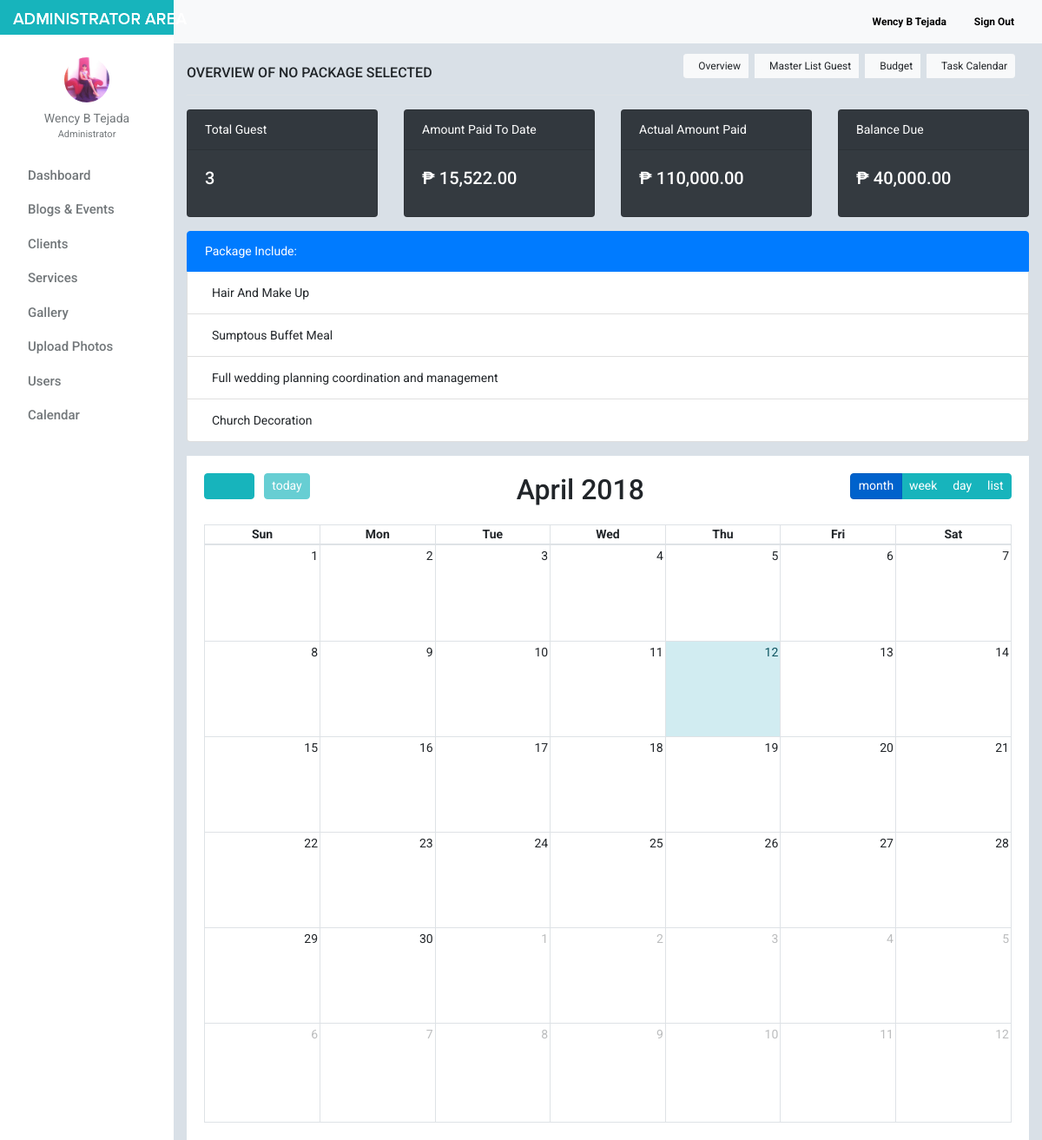
Before: /admin/client_manage_account_details.php?booking_id=1&user_id=1 (signed in) with the older database file.
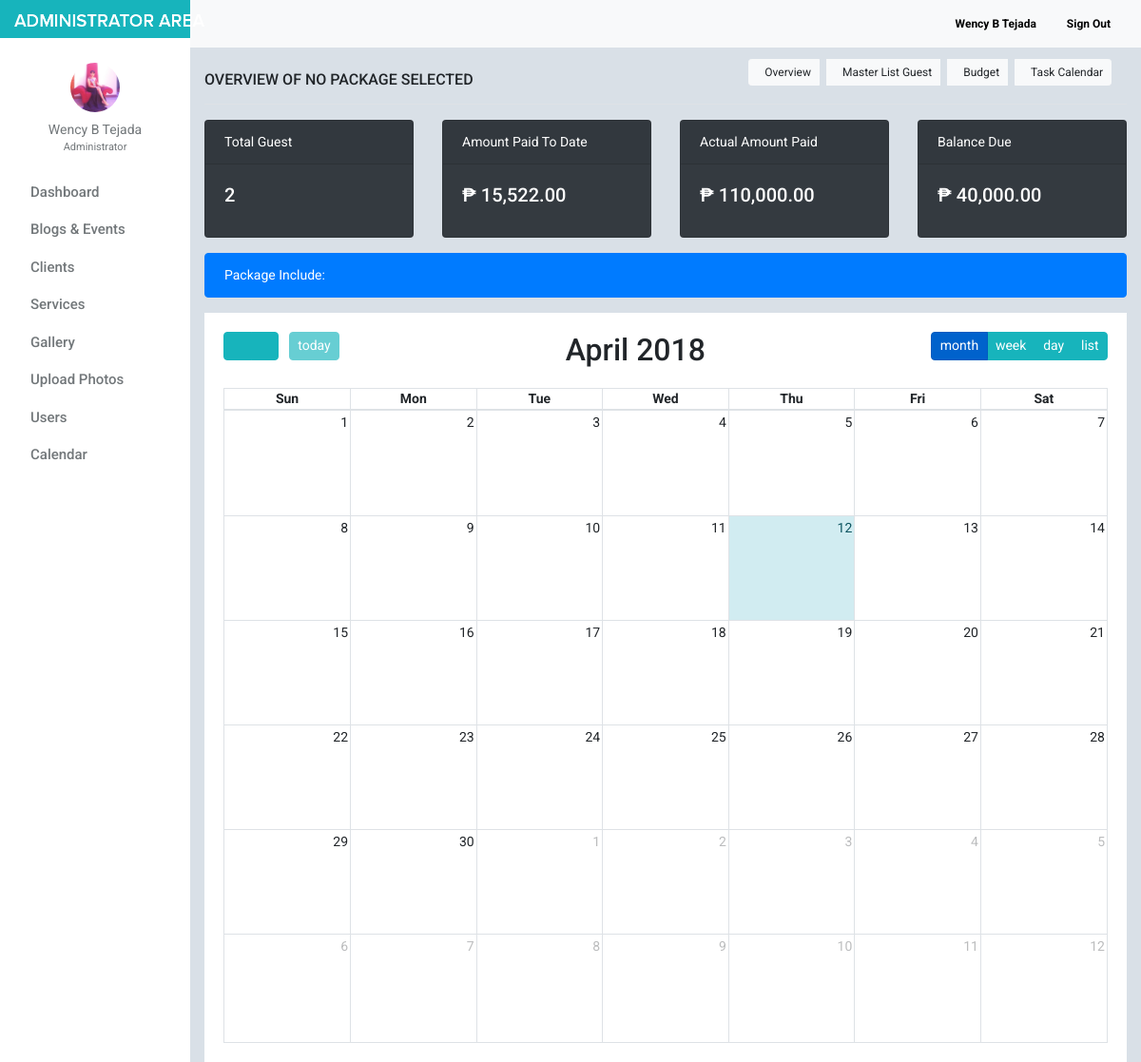
After: the same page with the newer database file.
### tables this page shows
CREATE TABLE `tbl_features` (
  `feature_id` int(11) NOT NULL,
  `category_id` int(11) NOT NULL,
  `title` varchar(100) NOT NULL,
  `description` text NOT NULL
);

### admin/include/database.php (called while the page is built, shortened)
<?php
class Database
{
    public $connection;
    public function open_connection()
    {
        $this->connection = mysqli_connect(DB_HOST, DB_USER, DB_PASS, DB_NAME);
    }
    public function query($sql)
    {
        $result = mysqli_query($this->connection, $sql);
        return $result;
    }
}
$db = new Database();
?>

### admin/include/db_object.php (called while the page is built, shortened)
<?php
class DB_Object
{
    public static function find_by_id($id) {
        $the_result_array = static::find_by_query("SELECT * FROM " . static::$db_table . " WHERE id = $id ORDER BY id DESC  LIMIT 1 ");
        return !empty($the_result_array) ? array_shift($the_result_array) : false;
    }
    public static function find_by_feature_all_a($id) {
        return static::find_by_query("SELECT * FROM " . static::$db_table . " WHERE category_id = $id ORDER BY category_id DESC");
    }
    public static function find_by_booking_id($id) {
        $the_result_array = static::find_by_query("SELECT * FROM " . static::$db_table . " WHERE booking_id = $id ORDER BY booking_id DESC  LIMIT 1 ");
        return !empty($the_result_array) ? array_shift($the_result_array) : false;
    }
    public static function find_by_query($sql) {
        global $db;
        $result_set = $db->query($sql);
        $the_object_array = array();
        while($row = mysqli_fetch_array($result_set)) {
            $the_object_array[] = static::instantiation($row);
        }
        return $the_object_array;
    }
    public static function instantiation($the_record){
        $the_object = new $calling_class;
        foreach($the_record as $the_attribute => $value)
        {
            if($the_object->has_the_attribute($the_attribute)) {
                $the_object->$the_attribute = $value;
            }
        }
        return $the_object;
    }
    private function has_the_attribute($the_attribute) {
        $object_properties = get_object_vars($this);
        return array_key_exists($the_attribute, $object_properties);
    }
}
?>

### admin/include/Guest.php (called while the page is built, shortened)
<?php
class Guest extends DB_Object
{
    protected static $db_table = "tblguest";
    public static function count_guest($id) {
        global $db;
        $sql = "SELECT count(booking_id) FROM " .static::$db_table." WHERE booking_id = $id";
        $result_count = $db->query($sql);
        $row = mysqli_fetch_array($result_count);
        return array_shift($row);
    }
}
?>

### admin/client_manage_account_details.php (the view, shortened to what the changed rows need)
<?php
     $booking_id = $_GET['booking_id'];
     $booking =  Booking::find_by_booking_id($booking_id);
     $guest_count =  Guest::count_guest($booking_id);
     $category_details = Category::find_by_id($booking->wedding_type);
     $features_details = Features::find_by_feature_all_a($category_details->id);
?>
<!doctype html>
<html lang="en">
<head>
    <link href='calendar/all.css' rel='stylesheet'>
    <link href='calendar/fullcalendar.min.css' rel='stylesheet' />
    <link href='calendar/fullcalendar.print.min.css' rel='stylesheet' media='print' />
    <link href="css/bootstrap.min.css" rel="stylesheet">
    <link href="css/dashboard.css" rel="stylesheet">
    <link rel="stylesheet" type="text/css"
          href="https://cdn.materialdesignicons.com/2.1.19/css/materialdesignicons.min.css">
    <link rel="stylesheet" href="css/font-awesome.min.css">
</head>
<body>
<?php include_once 'include/sidebar.php'; ?>
<div class="row">
    <div class="col-md-12">
        <div class="row">
            <div class="col-md-3">
                <div class="card text-white bg-dark mb-3" style="max-width: 18rem;">
                    <div class="card-body">
                        <h5 class="card-title"><span class="count"><?= $guest_count; ?></span></h5>
                    </div>
                </div>
            </div>
        </div>
    </div>
</div>
<div class="row">
    <div class="col-md-12 mb-3">
        <ul class="list-group">
            <li class="list-group-item active">Package Include:</li>
            <?php foreach ($features_details as $feature_item) : ?>
                <li class="list-group-item"><i class="mdi mdi-checkbox-marked mr-2" style="font-size: 16px;"></i><?= $feature_item->title; ?></li>
            <?php endforeach; ?>
        </ul>
    </div>
</div>
</main>
</div>
</div>
</body>
</html>

Changed rows visible on the page:
removed tbl_features: title "Hair And Make Up"
removed tbl_features: title "Sumptous Buffet Meal"
removed tbl_features: title "Full wedding planning coordination and management"
removed tbl_features: title "Church Decoration"
Other visible differences:
$guest_count: "3" → "2"
